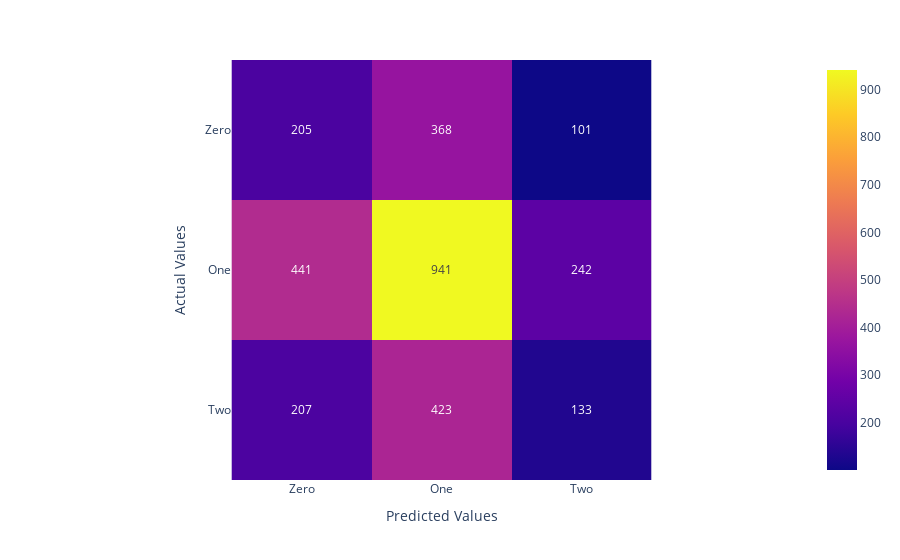

Notebook code for this chart:
### Code cell
import plotly.express as px
x = ['Down', 'Neutral', 'Up']
y = ['Down', 'Neutral', 'Up']
fig = px.imshow(confusion_matrix(y_test, knn.predict(X_test)), 
                x=x, 
                y=y,
                labels=dict(x="Predicted Values", y="Actual Values"),
                text_auto=True)
fig.show()

### Figure 1 — Plotly figure (JSON) as saved in the notebook; plotly's stock layout.template omitted (floating-point values rounded to 4 significant figures)
{"data": [{"coloraxis": "coloraxis", "hovertemplate": "Predicted Values: %{x}<br>Actual Values: %{y}<br>color: %{z}<extra></extra>", "name": "0", "texttemplate": "%{z}", "type": "heatmap", "x": ["Zero", "One", "Two"], "xaxis": "x", "y": ["Zero", "One", "Two"], "yaxis": "y", "z": [[205, 368, 101], [441, 941, 242], [207, 423, 133]]}], "layout": {"coloraxis": {"colorscale": [[0, "#0d0887"], [0.1111, "#46039f"], [0.2222, "#7201a8"], [0.3333, "#9c179e"], [0.4444, "#bd3786"], [0.5556, "#d8576b"], [0.6667, "#ed7953"], [0.7778, "#fb9f3a"], [0.8889, "#fdca26"], [1, "#f0f921"]]}, "margin": {"t": 60}, "xaxis": {"anchor": "y", "constrain": "domain", "domain": [0, 1], "scaleanchor": "y", "title": {"text": "Predicted Values"}}, "yaxis": {"anchor": "x", "autorange": "reversed", "constrain": "domain", "domain": [0, 1], "title": {"text": "Actual Values"}}}}
